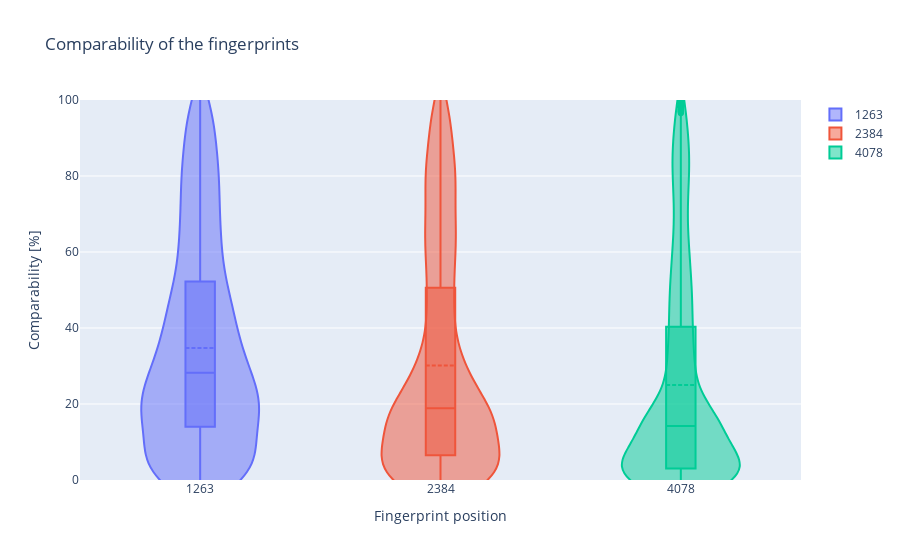

Write notebook code for a chart like this one.
### Code cell
fig = go.Figure()
fingerprint_length = [len(set[1]) for set in pfp_vec_sets]
for set, set_name in zip(sorted_normalized_pfp_vec_sum_set, fingerprint_length):
    fig.add_trace(go.Violin(y=set, name=set_name))

fig.update_layout(title="Comparability of the fingerprints",
                  xaxis_title = "Fingerprint position", yaxis_title = "Comparability [%]",
                  yaxis_zeroline=False,
                  yaxis_range=[0,100],
)
fig.update_traces(box_visible=True, meanline_visible=True)
fig.show()
# Highly unique fingerprints give good training results are bad for generalisation/prediction of unknown structures. With a greater fingerprint from left to right the prediction power for similar structures increases with the amount of properties described but most of these new descriptions are low in comparability. Since we do not know how good of a representation our dataset is for the real world we need to assume that it worsens the predition power for structures which are nothing alike the ones in our dataset.

### Figure 1 — Plotly figure (JSON) as saved in the notebook; plotly's stock layout.template omitted (floating-point values rounded to 4 significant figures; data arrays with more than 128 entries replaced by an {"elided": "..."} marker saying what was removed)
{"data": [{"name": "1263", "y": {"elided": "1263 float values"}, "type": "violin", "box": {"visible": true}, "meanline": {"visible": true}}, {"name": "2384", "y": {"elided": "2384 float values"}, "type": "violin", "box": {"visible": true}, "meanline": {"visible": true}}, {"name": "4078", "y": {"elided": "4078 float values"}, "type": "violin", "box": {"visible": true}, "meanline": {"visible": true}}], "layout": {"yaxis": {"title": {"text": "Comparability [%]"}, "zeroline": false, "range": [0, 100]}, "title": {"text": "Comparability of the fingerprints"}, "xaxis": {"title": {"text": "Fingerprint position"}}}}
